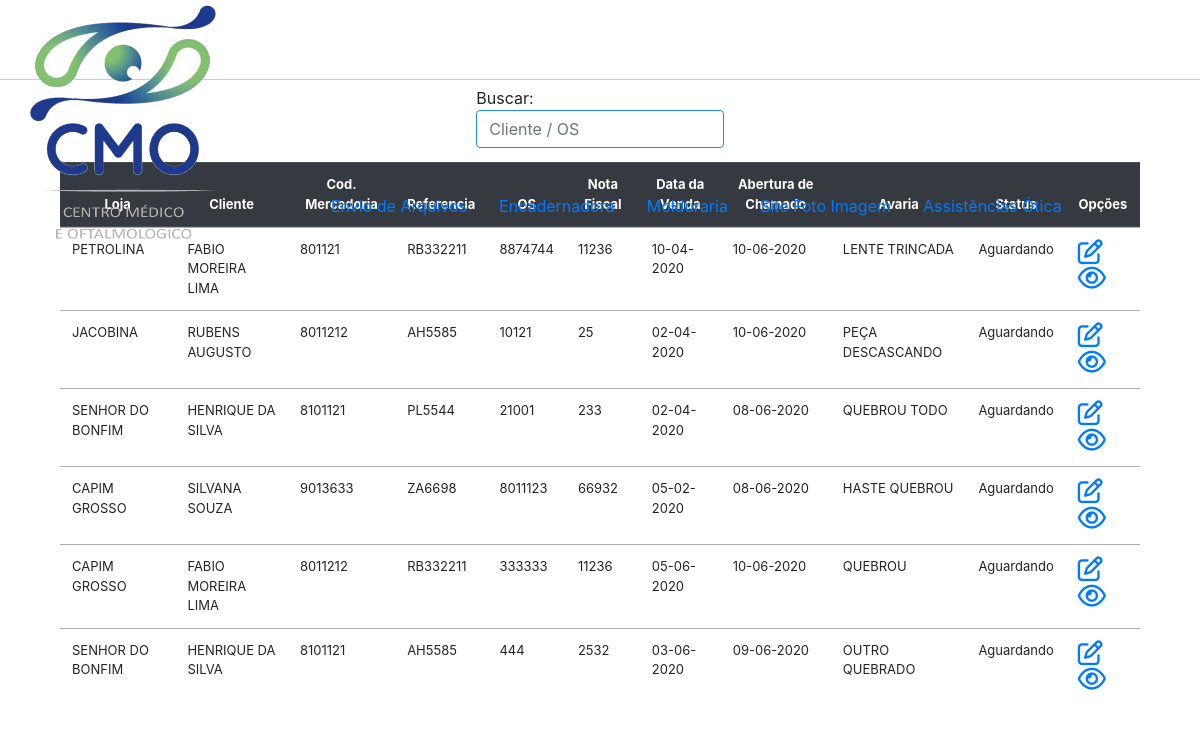
The page /garantias.php on the database its author committed.
### tables this page shows
CREATE TABLE IF NOT EXISTS `garantias` (
  `id` int(4) NOT NULL AUTO_INCREMENT,
  `id_loja` int(4) NOT NULL,
  `cliente` varchar(150) NOT NULL,
  `cpf` varchar(11) NOT NULL,
  `id_mercadoria` int(11) NOT NULL,
  `marca` varchar(30) NOT NULL,
  `descricao` varchar(100) NOT NULL,
  `os` varchar(40) NOT NULL,
  `nota_fiscal` varchar(40) NOT NULL,
  `data_venda` varchar(40) NOT NULL,
  `data_garantia` varchar(40) NOT NULL,
  `avaria` varchar(200) NOT NULL,
  `motivo` varchar(250) DEFAULT NULL,
  `id_status_fornecedor` int(4) DEFAULT NULL,
  `id_status_garantia` int(4) NOT NULL,
  PRIMARY KEY (`id`),
  KEY `loja_fk` (`id_loja`),
  KEY `mercadoria_fk` (`id_mercadoria`),
  KEY `status_fornecedor_fk` (`id_status_fornecedor`),
  KEY `status_garantia_fk` (`id_status_garantia`)
);

CREATE TABLE IF NOT EXISTS `lojas` (
  `id_loja` int(4) NOT NULL AUTO_INCREMENT,
  `loja` varchar(45) NOT NULL,
  `rsocial` varchar(100) NOT NULL,
  `cnpj` varchar(30) NOT NULL,
  `inscest` varchar(30) NOT NULL,
  `inscmun` varchar(30) NOT NULL,
  `endereco` varchar(100) NOT NULL,
  `numero` varchar(5) NOT NULL,
  `bairro` varchar(30) NOT NULL,
  `cidade` varchar(30) NOT NULL,
  `uf` varchar(2) NOT NULL,
  `fone` varchar(20) NOT NULL,
  `status` int(2) NOT NULL,
  PRIMARY KEY (`id_loja`)
);

CREATE TABLE IF NOT EXISTS `status_garantia` (
  `id_status` int(4) NOT NULL AUTO_INCREMENT,
  `status` varchar(50) NOT NULL,
  PRIMARY KEY (`id_status`)
);

### lista_garantias.php (the view, shortened to what this page needs)
<?php
	include ("buscas.php");
?>
	<div class="container interface">
  <table class="table">
  <thead class="thead-dark">
    <tr>
      <th scope="col">Loja</th>
      <th scope="col">Cliente</th>
      <th scope="col">Cod. Mercadoria</th>
      <th scope="col">Referencia</th>
      <th scope="col">OS</th>
      <th scope="col">Nota Fiscal</th>
      <th scope="col">Data da Venda</th>
      <th scope="col">Abertura de Chamado</th>
      <th scope="col">Avaria</th>
      <th scope="col">Status</th>
      <th scope="col">Opções</th>
    </tr>
  </thead>
  <tbody>
    <tr>
        <?php
            $os=isset($_POST['os'])?$_POST['os']:"";
            $find="SELECT g.id, l.loja,g.cliente, g.id_mercadoria, g.descricao, g.os, g.nota_fiscal, g.data_venda, g.data_garantia, g.avaria,sg.status  FROM garantias as g join lojas as l on g.id_loja=l.id_loja join status_garantia as sg on g.id_status_garantia=sg.id_status  where g.os like '%$os%' or cliente like '%$os%'";
            $query=mysqli_query($con, $find);
            $rows=mysqli_num_rows($query);
            if($rows >0){
                foreach ($query as  $garantias) {
                    $id=$garantias['id'];
                    $loja=$garantias['loja'];
                    $mercadoria=$garantias['id_mercadoria'];
                    $descricao=$garantias['descricao'];
                    $os=$garantias['os'];
                    $nota=$garantias['nota_fiscal'];
                    $data_venda=$garantias['data_venda'];
                    $data_chamado=$garantias['data_garantia'];
                    $avaria=$garantias['avaria'];
                    $status=$garantias['status'];
                    $cliente=$garantias['cliente'];
                    echo"<tr id='lista'>";
                    echo"<td>".$loja."</td>";
                    echo"<td>".$cliente."</td>";
                    echo"<td>".$mercadoria."</td>";
                    echo"<td>".$descricao."</td>";
                    echo"<td>".$os."</td>";
                    echo"<td>".$nota."</td>";
                    echo"<td>".date('d-m-Y', strtotime($data_venda))."</td>";
                    echo"<td>".date('d-m-Y', strtotime($data_chamado))."</td>";
                    echo"<td>".$avaria."</td>";
                    switch($status){
                        case "Aguardando":
                        echo"<td><span class='aguardando'>".$status."</span></td>";
                        break;
                    }
                    echo"<td><a href='alterar.php?id=$id'><span class='far fa-edit acoes' title='Editar'></span></a><a href='visualizar.php?id=$id'><span class='far fa-eye acoes' title='Visualizar'></span ></a></td>";
                    echo"</tr>";
                }
            }
 echo"</table>";
        ?>
</div>
</body>
</html>

### garantias.php (shortened to what this page needs)
<!DOCTYPE html>
<html>
<head>
	<link rel="stylesheet" href="bootstrap/css/bootstrap.css">
	<link rel="stylesheet" type="text/css" href="css/style.css">
</head>
<body class="fluid-container">
	<header class="col-12 cabecalho">
		<div class="col-3 logo"><a href="../index.php"><img src="image/logo.png"></a></div>
		<ul class="nav">
			<li class="nav-item"><a class="nav-link" href='../login.php'>Envio de Arquivos</a></li>
			<li class="nav-item"><a class="nav-link" href="../opcoes.php">Encadernadora</a></li>
			<li class="nav-item"><a  class="nav-link" href="#">Molduraria</a></li>
			<li class="nav-item"><a  class="nav-link" href="https://www.fotoimagem.com.br" target="_blank">Site Foto Imagem </a></li>
			<li class="nav-item"><a  class="nav-link" href="index.php">Assistências Ótica</a></li>
		</ul>
	</header>
	<div class="container interface">
		<a href="index.php">Voltar</a>
	<h1>Assistências</h1>
	<div class="col-3 busca">
	<form method="post" action="#">
		Buscar:
		<input type="text" class="form-control" name="buscar" placeholder="Cliente / OS" title="Cliente/OS" id="buscar"
		 required>
	</form>
</div>
	<div id="resultado">
	<?php
		include("lista_garantias.php");
	?>
</body>
</html>

### css/style.css (style rules this page uses)
.col-3.logo img { width: 186px; margin-top: 5px; margin-bottom: 20px; }
thead.thead-dark { text-align: center; }
.table th, .table td { padding: 0.75rem; border-top: 1px solid #abaeb1; font-size: 13px; }
.acoes { font-size:25px; }
header.col-12.cabecalho { border-bottom: 1px solid #ccc; position: fixed; height: 80px; background: white; z-index: 2; }
ul.nav { margin-top: -97px; position: absolute; margin-left: 25%; }
h1 { color: #007bff; }
input[type="text"], input[type="date"],input[type="email"], select { border: 1px solid #1d8aff; }
.col-3.busca { margin: 14px auto; margin-bottom: 14px; }

### rows shown on the page
garantias: id_loja.loja "PETROLINA", cliente "FABIO MOREIRA LIMA", id_mercadoria "801121", descricao "RB332211", os "8874744", nota_fiscal "11236", data_venda "10-04-2020", data_garantia "10-06-2020", avaria "LENTE TRINCADA", id_status_garantia.status "Aguardando"
garantias: id_loja.loja "JACOBINA", cliente "RUBENS AUGUSTO", id_mercadoria "8011212", descricao "AH5585", os "10121", nota_fiscal "25", data_venda "02-04-2020", data_garantia "10-06-2020", avaria "PEÇA DESCASCANDO", id_status_garantia.status "Aguardando"
garantias: id_loja.loja "SENHOR DO BONFIM", cliente "HENRIQUE DA SILVA", id_mercadoria "8101121", descricao "PL5544", os "21001", nota_fiscal "233", data_venda "02-04-2020", data_garantia "08-06-2020", avaria "QUEBROU TODO", id_status_garantia.status "Aguardando"
garantias: id_loja.loja "CAPIM GROSSO", cliente "SILVANA SOUZA", id_mercadoria "9013633", descricao "ZA6698", os "8011123", nota_fiscal "66932", data_venda "05-02-2020", data_garantia "08-06-2020", avaria "HASTE QUEBROU", id_status_garantia.status "Aguardando"
garantias: id_loja.loja "CAPIM GROSSO", cliente "FABIO MOREIRA LIMA", id_mercadoria "8011212", descricao "RB332211", os "333333", nota_fiscal "11236", data_venda "05-06-2020", data_garantia "10-06-2020", avaria "QUEBROU", id_status_garantia.status "Aguardando"
garantias: id_loja.loja "SENHOR DO BONFIM", cliente "HENRIQUE DA SILVA", id_mercadoria "8101121", descricao "AH5585", os "444", nota_fiscal "2532", data_venda "03-06-2020", data_garantia "09-06-2020", avaria "OUTRO QUEBRADO", id_status_garantia.status "Aguardando"
